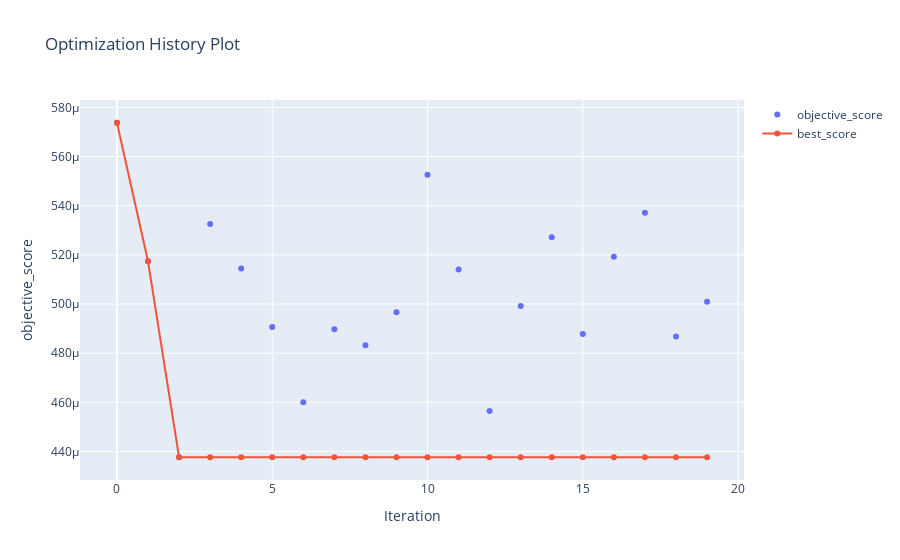

The code cell stored with this chart in its notebook:
### Markdown cell above
# Plotting the Results

### Code cell
algo_object.plot_history()

### Figure 1 — Plotly figure (JSON) as saved in the notebook; plotly's stock layout.template omitted (floating-point values rounded to 4 significant figures)
{"data": [{"mode": "markers", "name": "objective_score", "type": "scatter", "x": [0, 1, 2, 3, 4, 5, 6, 7, 8, 9, 10, 11, 12, 13, 14, 15, 16, 17, 18, 19], "y": [0.0005738, 0.0005174, 0.0004377, 0.0005326, 0.0005145, 0.0004907, 0.0004601, 0.0004898, 0.0004832, 0.0004967, 0.0005526, 0.0005141, 0.0004565, 0.0004992, 0.0005272, 0.0004879, 0.0005193, 0.0005371, 0.0004868, 0.000501]}, {"mode": "lines+markers", "name": "best_score", "type": "scatter", "x": [0, 1, 2, 3, 4, 5, 6, 7, 8, 9, 10, 11, 12, 13, 14, 15, 16, 17, 18, 19], "y": [0.0005738, 0.0005174, 0.0004377, 0.0004377, 0.0004377, 0.0004377, 0.0004377, 0.0004377, 0.0004377, 0.0004377, 0.0004377, 0.0004377, 0.0004377, 0.0004377, 0.0004377, 0.0004377, 0.0004377, 0.0004377, 0.0004377, 0.0004377]}], "layout": {"title": {"text": "Optimization History Plot"}, "xaxis": {"title": {"text": "Iteration"}}, "yaxis": {"title": {"text": "objective_score"}}}}
